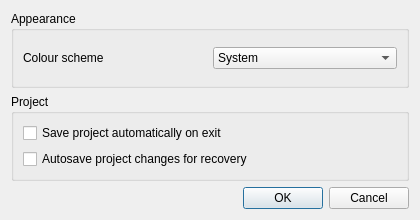
<?xml version="1.0" encoding="UTF-8"?>
<ui version="4.0">
 <class>SettingsDialog</class>
 <widget class="QDialog" name="SettingsDialog">
  <property name="geometry">
   <rect><x>0</x><y>0</y><width>420</width><height>220</height></rect>
  </property>
  <property name="windowTitle"><string>Settings</string></property>
  <property name="modal"><bool>true</bool></property>
  <layout class="QVBoxLayout" name="verticalLayout">
   <item>
    <widget class="QGroupBox" name="appearanceGroupBox">
     <property name="title"><string>Appearance</string></property>
     <layout class="QGridLayout" name="appearanceLayout">
      <item row="0" column="0">
       <widget class="QLabel" name="colourSchemeLabel">
        <property name="text"><string>Colour scheme</string></property>
       </widget>
      </item>
      <item row="0" column="1">
       <widget class="QComboBox" name="colourSchemeComboBox">
        <item><property name="text"><string>System</string></property></item>
        <item><property name="text"><string>Light</string></property></item>
        <item><property name="text"><string>Dark</string></property></item>
       </widget>
      </item>
     </layout>
    </widget>
   </item>
   <item>
    <widget class="QGroupBox" name="projectGroupBox">
     <property name="title"><string>Project</string></property>
     <layout class="QVBoxLayout" name="projectLayout">
      <item>
       <widget class="QCheckBox" name="saveProjectOnExitCheckBox">
        <property name="text"><string>Save project automatically on exit</string></property>
       </widget>
      </item>
      <item>
       <widget class="QCheckBox" name="autosaveProjectCheckBox">
        <property name="text"><string>Autosave project changes for recovery</string></property>
       </widget>
      </item>
     </layout>
    </widget>
   </item>
   <item>
    <widget class="QDialogButtonBox" name="buttonBox">
     <property name="orientation"><enum>Qt::Horizontal</enum></property>
     <property name="standardButtons"><set>QDialogButtonBox::Cancel|QDialogButtonBox::Ok</set></property>
    </widget>
   </item>
  </layout>
 </widget>
 <resources/>
 <connections>
  <connection>
   <sender>buttonBox</sender><signal>accepted()</signal>
   <receiver>SettingsDialog</receiver><slot>accept()</slot>
  </connection>
  <connection>
   <sender>buttonBox</sender><signal>rejected()</signal>
   <receiver>SettingsDialog</receiver><slot>reject()</slot>
  </connection>
 </connections>
</ui>
